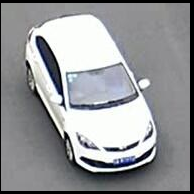
#> input picture 实验/颜色识别/car04.jpg, 194 x 194 px
$ python main.py   (older library calls are emulated)
#> lines starting #> are read from the running program, lines starting #| are printed output that depends on the picture; after the words box and inside, x2 and y2 are one past the last pixel; in counts of white or black regions, pixels touching at a corner belong together
#> further down, frame is the input picture: shape (194, 194, 3); mean B, G, R 152.7, 150.2, 148.6
### 实验/颜色识别/colorList.py
import numpy as np
import collections

#定义字典存放颜色分量上下限
#例如：{颜色: [min分量, max分量]}
#{'red': [array([160,  43,  46]), array([179, 255, 255])]}

def getColorList():
    dict = collections.defaultdict(list)

    # 黑色
    lower_black = np.array([0, 0, 0])
    upper_black = np.array([180, 255, 46])
    color_list = []
    color_list.append(lower_black)
    color_list.append(upper_black)
    dict['black'] = color_list

    # [9 lines of commented-out code are left out]
    lower_white = np.array([0, 0, 221])
    upper_white = np.array([180, 30, 255])
    color_list = []
    color_list.append(lower_white)
    color_list.append(upper_white)
    dict['white'] = color_list

    #红色
    lower_red = np.array([156, 43, 46])
    upper_red = np.array([180, 255, 255])
    color_list = []
    color_list.append(lower_red)
    color_list.append(upper_red)
    dict['red']=color_list

    # 红色2
    lower_red = np.array([0, 43, 46])
    upper_red = np.array([10, 255, 255])
    color_list = []
    color_list.append(lower_red)
    color_list.append(upper_red)
    dict['red2'] = color_list

    #橙色
    lower_orange = np.array([11, 43, 46])
    upper_orange = np.array([25, 255, 255])
    color_list = []
    color_list.append(lower_orange)
    color_list.append(upper_orange)
    dict['orange'] = color_list

    #黄色
    lower_yellow = np.array([26, 43, 46])
    upper_yellow = np.array([34, 255, 255])
    color_list = []
    color_list.append(lower_yellow)
    color_list.append(upper_yellow)
    dict['yellow'] = color_list

    #绿色
    lower_green = np.array([35, 43, 46])
    upper_green = np.array([77, 255, 255])
    color_list = []
    color_list.append(lower_green)
    color_list.append(upper_green)
    dict['green'] = color_list

    #青色
    lower_cyan = np.array([78, 43, 46])
    upper_cyan = np.array([99, 255, 255])
    color_list = []
    color_list.append(lower_cyan)
    color_list.append(upper_cyan)
    dict['cyan'] = color_list

    #蓝色
    lower_blue = np.array([100, 43, 46])
    upper_blue = np.array([124, 255, 255])
    color_list = []
    color_list.append(lower_blue)
    color_list.append(upper_blue)
    dict['blue'] = color_list

    # 紫色
    lower_purple = np.array([125, 43, 46])
    upper_purple = np.array([155, 255, 255])
    color_list = []
    color_list.append(lower_purple)
    color_list.append(upper_purple)
    dict['purple'] = color_list

    return dict


# [10 lines that do not run on import are left out]

### 实验/颜色识别/main.py
import cv2
import numpy as np
import colorList

filename='car04.jpg'

#处理图片
def get_color(frame):
    print('go in get_color')
    hsv = cv2.cvtColor(frame,cv2.COLOR_BGR2HSV)
#> hsv: shape (194, 194, 3); mean H, S, V 89.1, 12.9, 153.5
    maxsum = -100
    color = None
    color_dict = colorList.getColorList()
    for d in color_dict:
        mask = cv2.inRange(hsv,color_dict[d][0],color_dict[d][1])
        cv2.imwrite(d+'.jpg',mask)
        binary = cv2.threshold(mask, 127, 255, cv2.THRESH_BINARY)[1]
        binary = cv2.dilate(binary,None,iterations=2)
        img, cnts, hiera = cv2.findContours(binary.copy(),cv2.RETR_EXTERNAL,cv2.CHAIN_APPROX_SIMPLE)
        sum = 0
        for c in cnts:
            sum+=cv2.contourArea(c)
        if sum > maxsum :
            maxsum = sum
            color = d
#> this loop made 10 passes
#> cnts on passes 1, 7: [[[0, 0], [0, 193], [193, 193], [193, 0]]], [[[52, 66], [52, 70], [56, 70], [56, 66]]]
#> pass 1, in get_color, `mask = cv2.inRange(hsv,color_dict[d][0],color_dict[d][1])`:
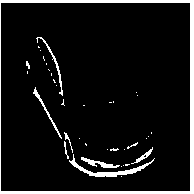
#> mask: shape (194, 194); 8.4% white; 37 white regions (27 under 20 px), largest, box (x1, y1, x2, y2) and area: (0, 0, 194, 194) 2104, (69, 154, 155, 177) 363, (81, 157, 120, 168) 147
#> pass 1, in get_color, `binary = cv2.dilate(binary,None,iterations=2)`:
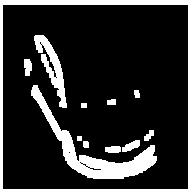
#> binary: shape (194, 194); 19.4% white; 12 white regions, largest, box (x1, y1, x2, y2) and area: (0, 0, 194, 194) 3596, (31, 85, 157, 179) 2287, (34, 35, 67, 108) 836
#> pass 2, in get_color, `mask = cv2.inRange(hsv,color_dict[d][0],color_dict[d][1])`:
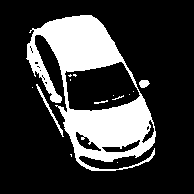
#> mask: shape (194, 194); 22.8% white; 14 white regions (10 under 20 px), largest, box (x1, y1, x2, y2) and area: (26, 15, 156, 171) 8317, (36, 84, 64, 137) 146, (139, 80, 150, 88) 66, (94, 100, 108, 104) 25
#> pass 2, in get_color, `binary = cv2.dilate(binary,None,iterations=2)`:
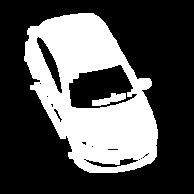
#> binary: shape (194, 194); 32.7% white; 2 white regions, box (x1, y1, x2, y2) and area: (24, 13, 158, 173) 12061, (92, 93, 126, 106) 232
#> after the loop:
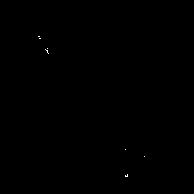
#> mask: shape (194, 194); 0.05% white in thin lines or dots, all inside (x1, y1, x2, y2) = (38, 36, 145, 177)
#> after the loop, color = 'black'; maxsum = 37249

    return color


if __name__ == '__main__':
    frame = cv2.imread(filename)
    print(get_color(frame))
#| black

$ run again, with 实验/颜色识别/1.jpg copied over 实验/颜色识别/car04.jpg
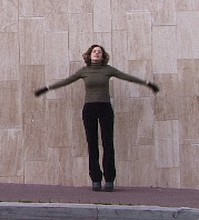
#> input picture 实验/颜色识别/1.jpg, 199 x 220 px
#> frame is the input picture: shape (220, 199, 3); mean B, G, R 130.3, 128.2, 144.3
#> hsv: shape (220, 199, 3); mean H, S, V 87.5, 35.1, 145
#> the loop in get_color, `for d in color_dict:` made 10 passes
#> pass 1, in get_color, `binary = cv2.dilate(binary,None,iterations=2)`:
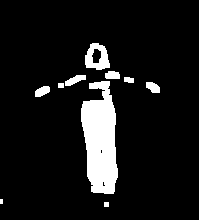
#> binary: shape (220, 199); 9.2% white; 10 white regions (1 under 20 px), largest, box (x1, y1, x2, y2) and area: (81, 81, 118, 194) 3032, (85, 43, 110, 70) 422, (65, 75, 86, 86) 131
#> after the loop in get_color, `for d in color_dict:`:
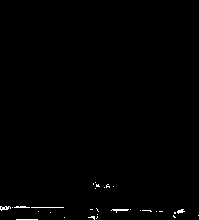
#> mask: shape (220, 199); 0.57% white in thin lines or dots, all inside (x1, y1, x2, y2) = (0, 182, 199, 220)
#> after the loop in get_color, `for d in color_dict:`: color = 'red2'; maxsum = 9931.5
#| red2
